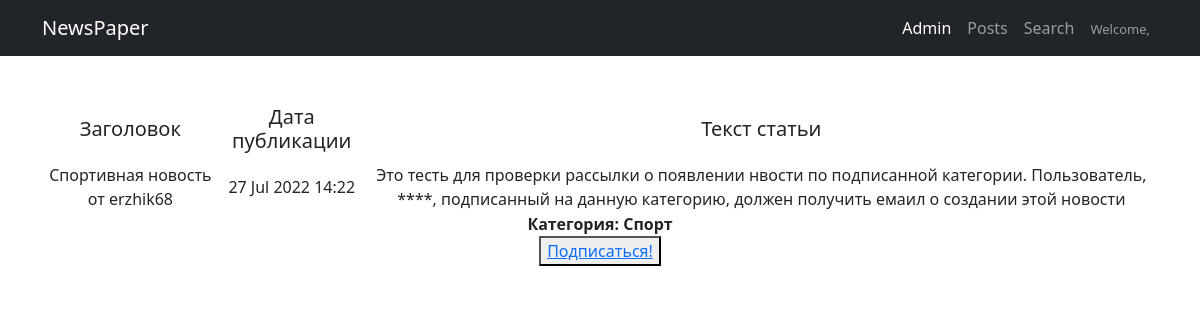
The page /posts/53/ on the database its author committed.
### newapp/models.py (models this page shows, shortened)
class Post(models.Model):
    NEWS = 'NW'
    ARTICLE = 'AT'
    TYPE_POST_CHOICES = [(NEWS, 'Новости'), (ARTICLE, 'Статья'),]
    post_type = models.CharField("Тип", max_length=2, choices=TYPE_POST_CHOICES, default=NEWS)
    post_author = models.ForeignKey(Author, on_delete=models.CASCADE, verbose_name="Имя автора")
    post_date_time = models.DateTimeField("Дата публикации (ГГГГ-ММ-ДД)", auto_now_add=True)
    post_category = models.ManyToManyField(Category, through='PostCategory', blank=False, verbose_name="Категория", related_name='posts')
    post_title = models.CharField("Заголовок", max_length=100)
    post_text = models.TextField("Текст")
    post_rating = models.IntegerField(default=0)

class Category(models.Model):
    category_name = models.CharField(max_length=20, unique=True)
    subscribers = models.ManyToManyField(User, through='Subscriber', blank=True)

### newapp/views.py (the view)
# urls.py: path('<int:pk>/', PostDetailView.as_view(), name='post_detail'), # Ссылка на детали поста
class PostDetailView(DetailView):
    model = Post
    template_name = 'newapp/post_detail.html'
    context_object_name = 'post'
    def get_context_data(self, **kwargs):
        context = super().get_context_data(**kwargs)
        for cat in context['post'].post_category.all():
            c = Category.objects.get(id=cat.id)
            context['is_not_subscribed'] = not c.subscribers.filter(username=self.request.user.username).exists()
        return context

### newapp/templatetags/custom_filters.py (called while the page is built)
@register.filter(name='censor')
def censor(value, arg):
    list_bad_words = ['черт', 'блин', 'капец', 'дерьмо', 'хрен', 'чёрт']
    value_edited = value
    value_final = ''
    for word in list_bad_words:
        value_edited = value_edited.lower()
        value_temp = value_edited.replace(word, arg * len(word))
        value_edited = value_temp
    for i in range(0, len(value)):
        if (value[i] != value_edited[i]) & (value_edited[i].isalpha()):
            temp = value_edited[i].upper()
            value_final += temp
        else:
            value_final += value_edited[i]
    return value_final

### templates/newapp/post_detail.html (shortened to what this page needs)
{% extends 'default.html' %}
{% load custom_filters %}
{% block content %}
<table>
    <thead>
        <th>
            <h5>Заголовок</h5>
        </th>
        <th>
            <h5>Дата публикации</h5>
        </th>
        <th>
            <h5>Текст статьи</h5>
        </th>
    </thead>
    <tr>
        <td>
            {{ post.post_title|censor:'*' }}
        </td>
        <td>
            {{ post.post_date_time|date:'d M Y H:i' }}
        </td>
        <td>
            {{ post.post_text|censor:'*' }}
        </td>
    </tr>
</table>
<label><b>Категория: </b></label>
{% for cat in post.post_category.all %}
    <b>{{ cat.category_name }}</b><br>
        {% if is_not_subscribed %}
            <button><a href="subscribe/"> Подписаться! </a> </button>
        {% endif %}
{% endfor %}
{% endblock content %}

### rows shown on the page
Post: post_title|censor "Спортивная новость от erzhik68", post_date_time "27 Jul 2022 14:22", post_text|censor "Это тесть для проверки рассылки о появлении нвости по подписанной категории. Пользователь, ****, подписанный на данную категорию, должен получить емаил о создании этой новости"
Category: category_name "Спорт"
